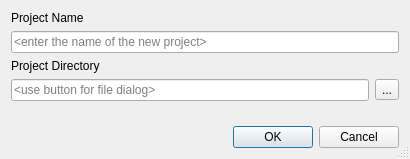
<?xml version="1.0" encoding="UTF-8"?>
<ui version="4.0">
 <class>ProjectDialog</class>
 <widget class="QDialog" name="ProjectDialog">
  <property name="windowModality">
   <enum>Qt::ApplicationModal</enum>
  </property>
  <property name="geometry">
   <rect>
    <x>0</x>
    <y>0</y>
    <width>410</width>
    <height>159</height>
   </rect>
  </property>
  <property name="windowTitle">
   <string>New Project</string>
  </property>
  <property name="sizeGripEnabled">
   <bool>true</bool>
  </property>
  <property name="modal">
   <bool>true</bool>
  </property>
  <layout class="QVBoxLayout" name="verticalLayout">
   <item>
    <widget class="QLabel" name="label">
     <property name="text">
      <string>Project Name</string>
     </property>
    </widget>
   </item>
   <item>
    <widget class="QLineEdit" name="lineEdit_proName">
     <property name="text">
      <string/>
     </property>
     <property name="placeholderText">
      <string>&lt;enter the name of the new project&gt;</string>
     </property>
    </widget>
   </item>
   <item>
    <widget class="QLabel" name="label_2">
     <property name="text">
      <string>Project Directory</string>
     </property>
    </widget>
   </item>
   <item>
    <layout class="QHBoxLayout" name="horizontalLayout">
     <item>
      <widget class="QLineEdit" name="lineEdit_proDir">
       <property name="placeholderText">
        <string>&lt;use button for file dialog&gt;</string>
       </property>
      </widget>
     </item>
     <item>
      <widget class="QToolButton" name="toolButton">
       <property name="toolTip">
        <string>choose directory to save project to</string>
       </property>
       <property name="text">
        <string>...</string>
       </property>
      </widget>
     </item>
    </layout>
   </item>
   <item>
    <spacer name="verticalSpacer">
     <property name="orientation">
      <enum>Qt::Vertical</enum>
     </property>
     <property name="sizeHint" stdset="0">
      <size>
       <width>20</width>
       <height>40</height>
      </size>
     </property>
    </spacer>
   </item>
   <item>
    <widget class="QDialogButtonBox" name="buttonBox">
     <property name="orientation">
      <enum>Qt::Horizontal</enum>
     </property>
     <property name="standardButtons">
      <set>QDialogButtonBox::Cancel|QDialogButtonBox::Ok</set>
     </property>
    </widget>
   </item>
  </layout>
 </widget>
 <tabstops>
  <tabstop>lineEdit_proName</tabstop>
  <tabstop>lineEdit_proDir</tabstop>
  <tabstop>toolButton</tabstop>
 </tabstops>
 <resources/>
 <connections>
  <connection>
   <sender>buttonBox</sender>
   <signal>accepted()</signal>
   <receiver>ProjectDialog</receiver>
   <slot>accept()</slot>
   <hints>
    <hint type="sourcelabel">
     <x>248</x>
     <y>254</y>
    </hint>
    <hint type="destinationlabel">
     <x>157</x>
     <y>274</y>
    </hint>
   </hints>
  </connection>
  <connection>
   <sender>buttonBox</sender>
   <signal>rejected()</signal>
   <receiver>ProjectDialog</receiver>
   <slot>reject()</slot>
   <hints>
    <hint type="sourcelabel">
     <x>316</x>
     <y>260</y>
    </hint>
    <hint type="destinationlabel">
     <x>286</x>
     <y>274</y>
    </hint>
   </hints>
  </connection>
 </connections>
</ui>
